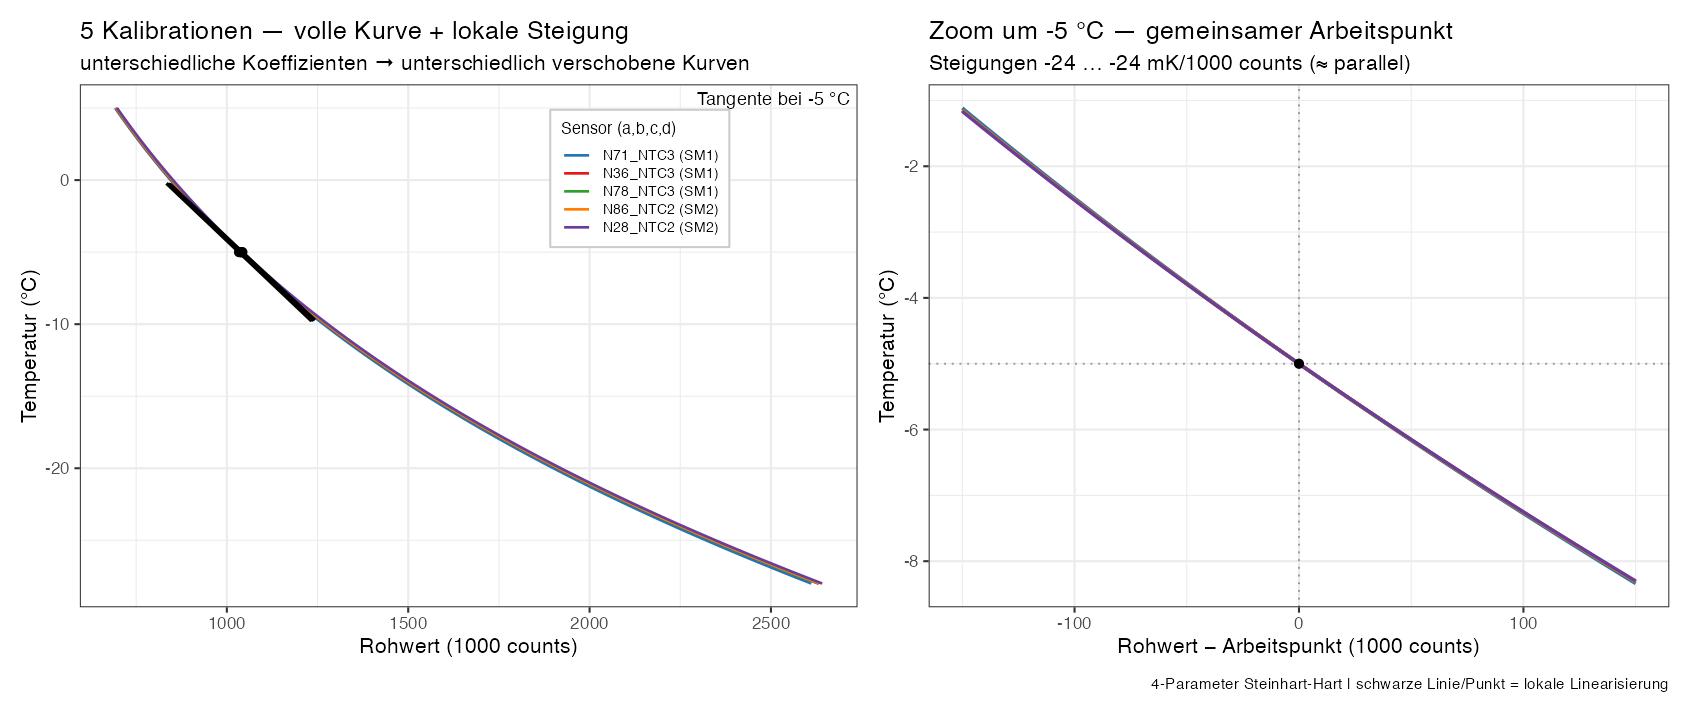

Source code (R):
# Illustration: DIFFERENT coefficient sets -> SIMILAR local slope at a point.
#
# We take 5 sensors with visibly different counts->T curves (different a,b,c,d)
# and draw the tangent (local slope dT/dcounts) at one working point (-5 degC).
# Left  : the 5 full curves over a wide T range + their tangents at -5 degC.
# Right : zoom around -5 degC -> the tangents are near-parallel (similar slope)
#         although the underlying coefficients differ.

suppressMessages({library(dplyr); library(ggplot2); library(patchwork)})

NTCcounts2R <- function(c) { H <- (-c * 1e6) / (c - 33554432); (H * 499000) / (499000 - H) }
S4_T_C      <- function(R, co) { lR <- log(R); 1 / (co[1] + co[2]*lR + co[3]*lR^2 + co[4]*lR^3) - 273.15 }

read_sm <- function(f, src) {
  m <- read.csv(f, check.names = FALSE, row.names = 1)
  do.call(rbind, lapply(colnames(m), function(cn) {
    p <- strsplit(cn, "_")[[1]]
    data.frame(source = src, node = as.integer(sub("N", "", p[1])),
               ntc = as.integer(sub("NTC", "", p[2])),
               a = m["a", cn], b = m["b", cn], c = m["c", cn], d = m["d", cn])
  }))
}
co <- rbind(read_sm("../meta/SM1_CalibrationCoefficients.csv", "SM1"),
            read_sm("../meta/SM2_CalibrationCoefficients.csv", "SM2"))
co <- co[complete.cases(co[, c("a", "b", "c", "d")]), ]

Tc_of    <- function(cf, counts) S4_T_C(NTCcounts2R(counts), cf)
counts_at <- function(cf, T0) {
  f <- function(cc) Tc_of(cf, cc) - T0
  if (sign(f(4e5)) == sign(f(3.2e6))) return(NA_real_)
  uniroot(f, c(4e5, 3.2e6), tol = 1)$root
}
slope_at <- function(cf, T0) {
  c0 <- counts_at(cf, T0); if (is.na(c0)) return(NA_real_)
  (Tc_of(cf, c0 + 200) - Tc_of(cf, c0 - 200)) / 400
}

# keep only well-behaved sensors over the range
co$s5    <- mapply(function(a,b,c,d) slope_at(c(a,b,c,d), -5), co$a, co$b, co$c, co$d)
co$cnt5  <- mapply(function(a,b,c,d) counts_at(c(a,b,c,d), -5), co$a, co$b, co$c, co$d)
co <- co[is.finite(co$s5) & co$s5 < 0 & abs(co$s5) < 1e-3 &
         is.finite(co$cnt5) & co$cnt5 > 7e5 & co$cnt5 < 1.6e6, ]

# Pick 5 sensors with DIFFERENT coefficients: spread across counts@-5C (= curve
# is horizontally shifted -> genuinely different a,b,c,d), evenly in quantiles.
ord  <- order(co$cnt5)
sel  <- ord[round(seq(1, length(ord), length.out = 5))]
co5  <- co[sel, ]
co5$name <- sprintf("N%d_NTC%d (%s)", co5$node, co5$ntc, co5$source)
co5$name <- factor(co5$name, levels = co5$name)
pal  <- setNames(c("#1f78b4", "#e31a1c", "#33a02c", "#ff7f00", "#6a3d9a"), levels(co5$name))

T0 <- -5                                        # working point of interest

# full curves -----------------------------------------------------------------
curve_df <- do.call(rbind, lapply(seq_len(nrow(co5)), function(i) {
  cf <- as.numeric(co5[i, c("a","b","c","d")])
  cc <- seq(counts_at(cf, 5), counts_at(cf, -28), length.out = 300)
  data.frame(name = co5$name[i], counts = cc, T = Tc_of(cf, cc))
}))
# tangents + points at T0 ------------------------------------------------------
tan_df <- do.call(rbind, lapply(seq_len(nrow(co5)), function(i) {
  cf <- as.numeric(co5[i, c("a","b","c","d")]); c0 <- counts_at(cf, T0); m <- slope_at(cf, T0)
  cc <- c0 + c(-2.0e5, 2.0e5)
  data.frame(name = co5$name[i], counts = cc, T = T0 + m * (cc - c0))
}))
pt_df <- do.call(rbind, lapply(seq_len(nrow(co5)), function(i) {
  cf <- as.numeric(co5[i, c("a","b","c","d")])
  data.frame(name = co5$name[i], counts = counts_at(cf, T0), T = T0,
             slope = slope_at(cf, T0))
}))
pt_df$mK <- pt_df$slope * 1e6

# coefficient + slope table to console
tab <- transform(co5[, c("name","a","b","c","d")],
                 `mK_per_kcount@-5C` = round(co5$s5 * 1e6, 1))
print(tab, row.names = FALSE)
cat(sprintf("\nslope@-5C: mean %.1f, range [%.1f, %.1f] mK/1000counts (spread %.1f)\n",
            mean(pt_df$mK), min(pt_df$mK), max(pt_df$mK), diff(range(pt_df$mK))))

# LEFT: full curves + tangents ------------------------------------------------
p_left <- ggplot() +
  geom_line(data = curve_df, aes(counts/1000, T, colour = name), linewidth = 0.7) +
  geom_line(data = tan_df, aes(counts/1000, T, group = name), colour = "black",
            linewidth = 0.9, linetype = "solid") +
  geom_point(data = pt_df, aes(counts/1000, T), colour = "black", size = 2) +
  annotate("text", x = Inf, y = Inf, label = sprintf("Tangente bei %g °C", T0),
           hjust = 1.05, vjust = 1.6, size = 3.6) +
  scale_colour_manual(values = pal, name = "Sensor (a,b,c,d)") +
  labs(title = "5 Kalibrationen — volle Kurve + lokale Steigung",
       subtitle = "unterschiedliche Koeffizienten → unterschiedlich verschobene Kurven",
       x = "Rohwert (1000 counts)", y = "Temperatur (°C)") +
  theme_bw(base_size = 12) +
  theme(legend.position = "inside", legend.position.inside = c(0.72, 0.82),
        legend.background = element_rect(fill = "white", colour = "grey80"),
        legend.text = element_text(size = 8), legend.title = element_text(size = 9),
        legend.key.height = unit(10, "pt"))

# RIGHT: zoom around T0 — overlay each curve on its own working point ----------
# Shift every curve so its -5 degC point sits at counts = 0: then the near-equal
# slopes show up as near-parallel/overlapping lines around the common origin.
zoom_w <- 1.5e5
zoom_df <- do.call(rbind, lapply(seq_len(nrow(co5)), function(i) {
  cf <- as.numeric(co5[i, c("a","b","c","d")]); c0 <- counts_at(cf, T0)
  cc <- seq(c0 - zoom_w, c0 + zoom_w, length.out = 120)
  data.frame(name = co5$name[i], dcounts = cc - c0, T = Tc_of(cf, cc))
}))
zlab <- pt_df |> mutate(lab = sprintf("%.0f mK/kcount", mK))

p_right <- ggplot(zoom_df, aes(dcounts/1000, T, colour = name)) +
  geom_vline(xintercept = 0, linetype = "dotted", colour = "grey60") +
  geom_hline(yintercept = T0, linetype = "dotted", colour = "grey60") +
  geom_line(linewidth = 0.9) +
  geom_point(data = data.frame(dcounts = 0, T = T0), aes(dcounts, T),
             inherit.aes = FALSE, size = 2) +
  scale_colour_manual(values = pal, guide = "none") +
  labs(title = sprintf("Zoom um %g °C — gemeinsamer Arbeitspunkt", T0),
       subtitle = sprintf("Steigungen %.0f … %.0f mK/1000 counts (≈ parallel)",
                          min(pt_df$mK), max(pt_df$mK)),
       x = "Rohwert − Arbeitspunkt (1000 counts)", y = "Temperatur (°C)") +
  theme_bw(base_size = 12)

fig <- p_left + p_right + plot_layout(widths = c(1.05, 1)) +
  plot_annotation(caption = "4-Parameter Steinhart-Hart | schwarze Linie/Punkt = lokale Linearisierung")

ggsave("local_slope_multi.png", fig, width = 13, height = 5.4, dpi = 130)
cat("\nSaved:", normalizePath("local_slope_multi.png"), "\n")
